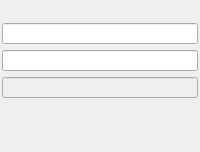
               <widget class="QFrame" name="frame_8">
                <property name="frameShape">
                 <enum>QFrame::NoFrame</enum>
                </property>
                <property name="frameShadow">
                 <enum>QFrame::Raised</enum>
                </property>
                <property name="lineWidth">
                 <number>0</number>
                </property>
                <layout class="QGridLayout" name="gridLayout_7" rowstretch="1,1,1,1,1,1,1,1">
                 <property name="leftMargin">
                  <number>2</number>
                 </property>
                 <property name="topMargin">
                  <number>2</number>
                 </property>
                 <property name="rightMargin">
                  <number>2</number>
                 </property>
                 <property name="bottomMargin">
                  <number>2</number>
                 </property>
                 <item row="0" column="0">
                  <widget class="PyDMEnumButton" name="PyDMEnumButton_13">
                   <property name="sizePolicy">
                    <sizepolicy hsizetype="Preferred" vsizetype="Preferred">
                     <horstretch>1</horstretch>
                     <verstretch>1</verstretch>
                    </sizepolicy>
                   </property>
                   <property name="minimumSize">
                    <size>
                     <width>0</width>
                     <height>0</height>
                    </size>
                   </property>
                   <property name="maximumSize">
                    <size>
                     <width>16777215</width>
                     <height>48</height>
                    </size>
                   </property>
                   <property name="font">
                    <font>
                     <pointsize>8</pointsize>
                    </font>
                   </property>
                   <property name="toolTip">
                    <string/>
                   </property>
                   <property name="styleSheet">
                    <string notr="true">QPushButton{font: 8px;}</string>
                   </property>
                   <property name="channel" stdset="0">
                    <string>ca://${DEVICE}:WFENG${ENG}_ENABLE3</string>
                   </property>
                   <property name="orientation" stdset="0">
                    <enum>Qt::Horizontal</enum>
                   </property>
                   <property name="marginTop" stdset="0">
                    <number>0</number>
                   </property>
                   <property name="marginBottom" stdset="0">
                    <number>0</number>
                   </property>
                   <property name="marginLeft" stdset="0">
                    <number>0</number>
                   </property>
                   <property name="marginRight" stdset="0">
                    <number>0</number>
                   </property>
                   <property name="horizontalSpacing" stdset="0">
                    <number>0</number>
                   </property>
                   <property name="verticalSpacing" stdset="0">
                    <number>0</number>
                   </property>
                  </widget>
                 </item>
                 <item row="1" column="0">
                  <widget class="PyDMEnumButton" name="PyDMEnumButton_14">
                   <property name="sizePolicy">
                    <sizepolicy hsizetype="Preferred" vsizetype="Preferred">
                     <horstretch>1</horstretch>
                     <verstretch>1</verstretch>
                    </sizepolicy>
                   </property>
                   <property name="minimumSize">
                    <size>
                     <width>0</width>
                     <height>0</height>
                    </size>
                   </property>
                   <property name="maximumSize">
                    <size>
                     <width>16777215</width>
                     <height>48</height>
                    </size>
                   </property>
                   <property name="font">
                    <font>
                     <pointsize>8</pointsize>
                    </font>
                   </property>
                   <property name="toolTip">
                    <string/>
                   </property>
                   <property name="styleSheet">
                    <string notr="true">QPushButton{font: 8px;}</string>
                   </property>
                   <property name="channel" stdset="0">
                    <string>ca://${DEVICE}:WFENG${ENG}_MODE3</string>
                   </property>
                   <property name="orientation" stdset="0">
                    <enum>Qt::Horizontal</enum>
                   </property>
                   <property name="marginTop" stdset="0">
                    <number>0</number>
                   </property>
                   <property name="marginBottom" stdset="0">
                    <number>0</number>
                   </property>
                   <property name="marginLeft" stdset="0">
                    <number>0</number>
                   </property>
                   <property name="marginRight" stdset="0">
                    <number>0</number>
                   </property>
                   <property name="horizontalSpacing" stdset="0">
                    <number>0</number>
                   </property>
                   <property name="verticalSpacing" stdset="0">
                    <number>0</number>
                   </property>
                  </widget>
                 </item>
                 <item row="2" column="0">
                  <widget class="PyDMEnumButton" name="PyDMEnumButton_15">
                   <property name="sizePolicy">
                    <sizepolicy hsizetype="Preferred" vsizetype="Preferred">
                     <horstretch>1</horstretch>
                     <verstretch>1</verstretch>
                    </sizepolicy>
                   </property>
                   <property name="minimumSize">
                    <size>
                     <width>0</width>
                     <height>0</height>
                    </size>
                   </property>
                   <property name="maximumSize">
                    <size>
                     <width>16777215</width>
                     <height>48</height>
                    </size>
                   </property>
                   <property name="font">
                    <font>
                     <pointsize>8</pointsize>
                    </font>
                   </property>
                   <property name="toolTip">
                    <string/>
                   </property>
                   <property name="styleSheet">
                    <string notr="true">QPushButton{font: 8px;}</string>
                   </property>
                   <property name="channel" stdset="0">
                    <string>ca://${DEVICE}:WFENG${ENG}_MSGDEST3 </string>
                   </property>
                   <property name="orientation" stdset="0">
                    <enum>Qt::Horizontal</enum>
                   </property>
                   <property name="marginTop" stdset="0">
                    <number>0</number>
                   </property>
                   <property name="marginBottom" stdset="0">
                    <number>0</number>
                   </property>
                   <property name="marginLeft" stdset="0">
                    <number>0</number>
                   </property>
                   <property name="marginRight" stdset="0">
                    <number>0</number>
                   </property>
                   <property name="horizontalSpacing" stdset="0">
                    <number>0</number>
                   </property>
                   <property name="verticalSpacing" stdset="0">
                    <number>0</number>
                   </property>
                  </widget>
                 </item>
                 <item row="3" column="0">
                  <widget class="PyDMLineEdit" name="PyDMLineEdit_13">
                   <property name="sizePolicy">
                    <sizepolicy hsizetype="Preferred" vsizetype="Preferred">
                     <horstretch>1</horstretch>
                     <verstretch>1</verstretch>
                    </sizepolicy>
                   </property>
                   <property name="maximumSize">
                    <size>
                     <width>16777215</width>
                     <height>16777215</height>
                    </size>
                   </property>
                   <property name="font">
                    <font>
                     <pointsize>8</pointsize>
                    </font>
                   </property>
                   <property name="toolTip">
                    <string/>
                   </property>
                   <property name="readOnly">
                    <bool>false</bool>
                   </property>
                   <property name="channel" stdset="0">
                    <string>ca://${DEVICE}:WFENG${ENG}_STARTADDR3</string>
                   </property>
                   <property name="displayFormat" stdset="0">
                    <enum>PyDMLineEdit::Hex</enum>
                   </property>
                  </widget>
                 </item>
                 <item row="4" column="0">
                  <widget class="PyDMLineEdit" name="PyDMLineEdit_14">
                   <property name="enabled">
                    <bool>true</bool>
                   </property>
                   <property name="sizePolicy">
                    <sizepolicy hsizetype="Preferred" vsizetype="Preferred">
                     <horstretch>1</horstretch>
                     <verstretch>1</verstretch>
                    </sizepolicy>
                   </property>
                   <property name="maximumSize">
                    <size>
                     <width>16777215</width>
                     <height>16777215</height>
                    </size>
                   </property>
                   <property name="font">
                    <font>
                     <pointsize>8</pointsize>
                    </font>
                   </property>
                   <property name="toolTip">
                    <string/>
                   </property>
                   <property name="readOnly">
                    <bool>false</bool>
                   </property>
                   <property name="channel" stdset="0">
                    <string>ca://${DEVICE}:WFENG${ENG}_ENDADDR3</string>
                   </property>
                   <property name="displayFormat" stdset="0">
                    <enum>PyDMLineEdit::Hex</enum>
                   </property>
                  </widget>
                 </item>
                 <item row="5" column="0">
                  <widget class="PyDMLineEdit" name="PyDMLineEdit_15">
                   <property name="enabled">
                    <bool>false</bool>
                   </property>
                   <property name="sizePolicy">
                    <sizepolicy hsizetype="Preferred" vsizetype="Preferred">
                     <horstretch>1</horstretch>
                     <verstretch>1</verstretch>
                    </sizepolicy>
                   </property>
                   <property name="maximumSize">
                    <size>
                     <width>16777215</width>
                     <height>16777215</height>
                    </size>
                   </property>
                   <property name="font">
                    <font>
                     <pointsize>8</pointsize>
                    </font>
                   </property>
                   <property name="toolTip">
                    <string/>
                   </property>
                   <property name="channel" stdset="0">
                    <string>ca://${DEVICE}:WFENG${ENG}_FRAFTTRG3</string>
                   </property>
                  </widget>
                 </item>
                 <item row="6" column="0">
                  <widget class="PyDMLabel" name="PyDMLabel_9">
                   <property name="sizePolicy">
                    <sizepolicy hsizetype="Preferred" vsizetype="Preferred">
                     <horstretch>1</horstretch>
                     <verstretch>1</verstretch>
                    </sizepolicy>
                   </property>
                   <property name="minimumSize">
                    <size>
                     <width>0</width>
                     <height>20</height>
                    </size>
                   </property>
                   <property name="maximumSize">
                    <size>
                     <width>16777215</width>
                     <height>28</height>
                    </size>
                   </property>
                   <property name="font">
                    <font>
                     <pointsize>8</pointsize>
                    </font>
                   </property>
                   <property name="toolTip">
                    <string/>
                   </property>
                   <property name="styleSheet">
                    <string notr="true"/>
                   </property>
                   <property name="text">
                    <string/>
                   </property>
                   <property name="channel" stdset="0">
                    <string>ca://${DEVICE}:WFENG${ENG}_WRADDR3</string>
                   </property>
                   <property name="displayFormat" stdset="0">
                    <enum>PyDMLabel::Hex</enum>
                   </property>
                  </widget>
                 </item>
                 <item row="7" column="0">
                  <widget class="PyDMLabel" name="PyDMLabel_10">
                   <property name="sizePolicy">
                    <sizepolicy hsizetype="Preferred" vsizetype="Preferred">
                     <horstretch>1</horstretch>
                     <verstretch>1</verstretch>
                    </sizepolicy>
                   </property>
                   <property name="minimumSize">
                    <size>
                     <width>0</width>
                     <height>20</height>
                    </size>
                   </property>
                   <property name="maximumSize">
                    <size>
                     <width>16777215</width>
                     <height>28</height>
                    </size>
                   </property>
                   <property name="font">
                    <font>
                     <pointsize>8</pointsize>
                    </font>
                   </property>
                   <property name="toolTip">
                    <string/>
                   </property>
                   <property name="styleSheet">
                    <string notr="true"/>
                   </property>
                   <property name="text">
                    <string/>
                   </property>
                   <property name="channel" stdset="0">
                    <string>ca://${DEVICE}:WFENG${ENG}_STATUS3</string>
                   </property>
                  </widget>
                 </item>
                </layout>
               </widget>
